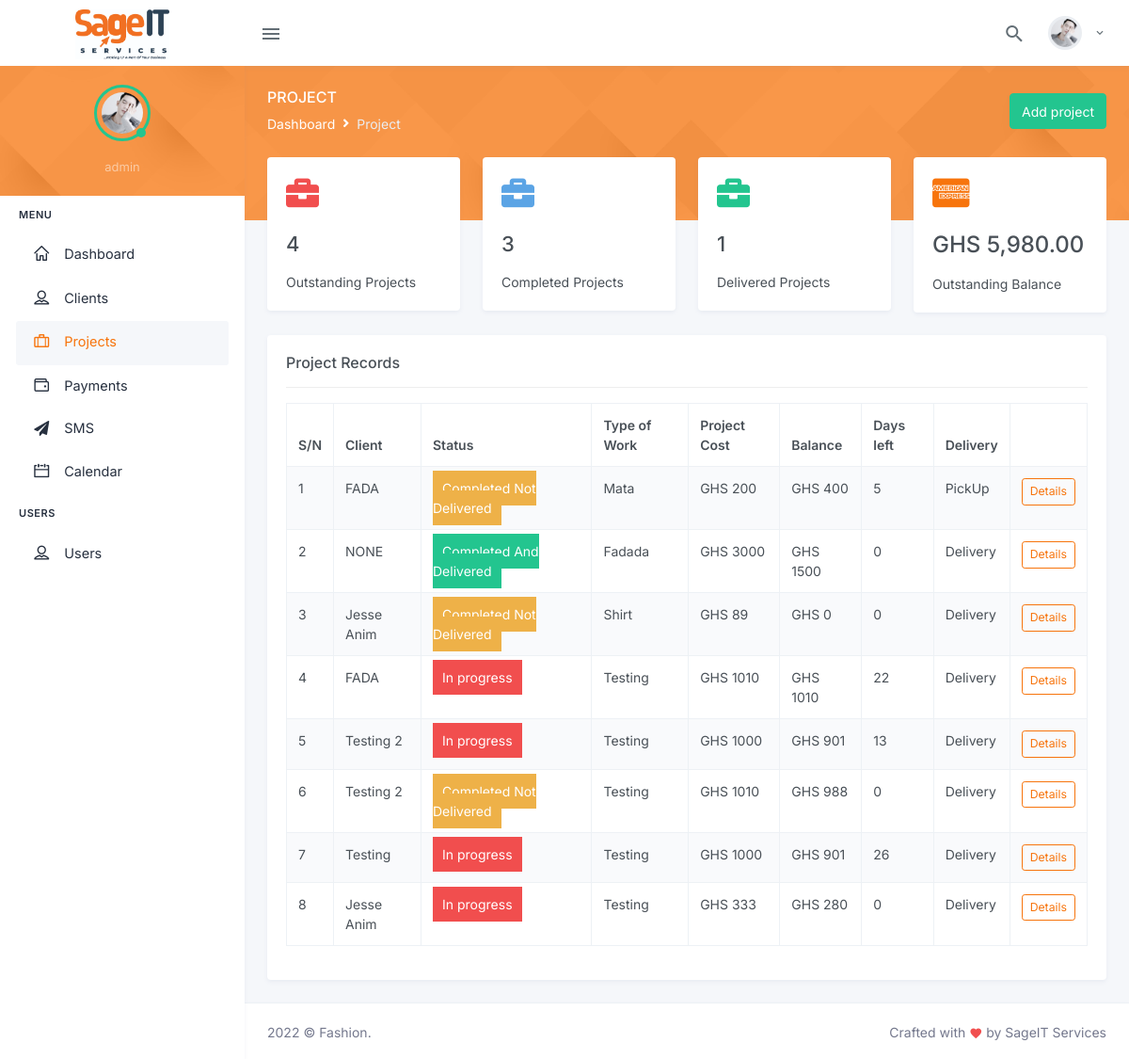
/project.php (signed in), run on an earlier commit of the app's database.
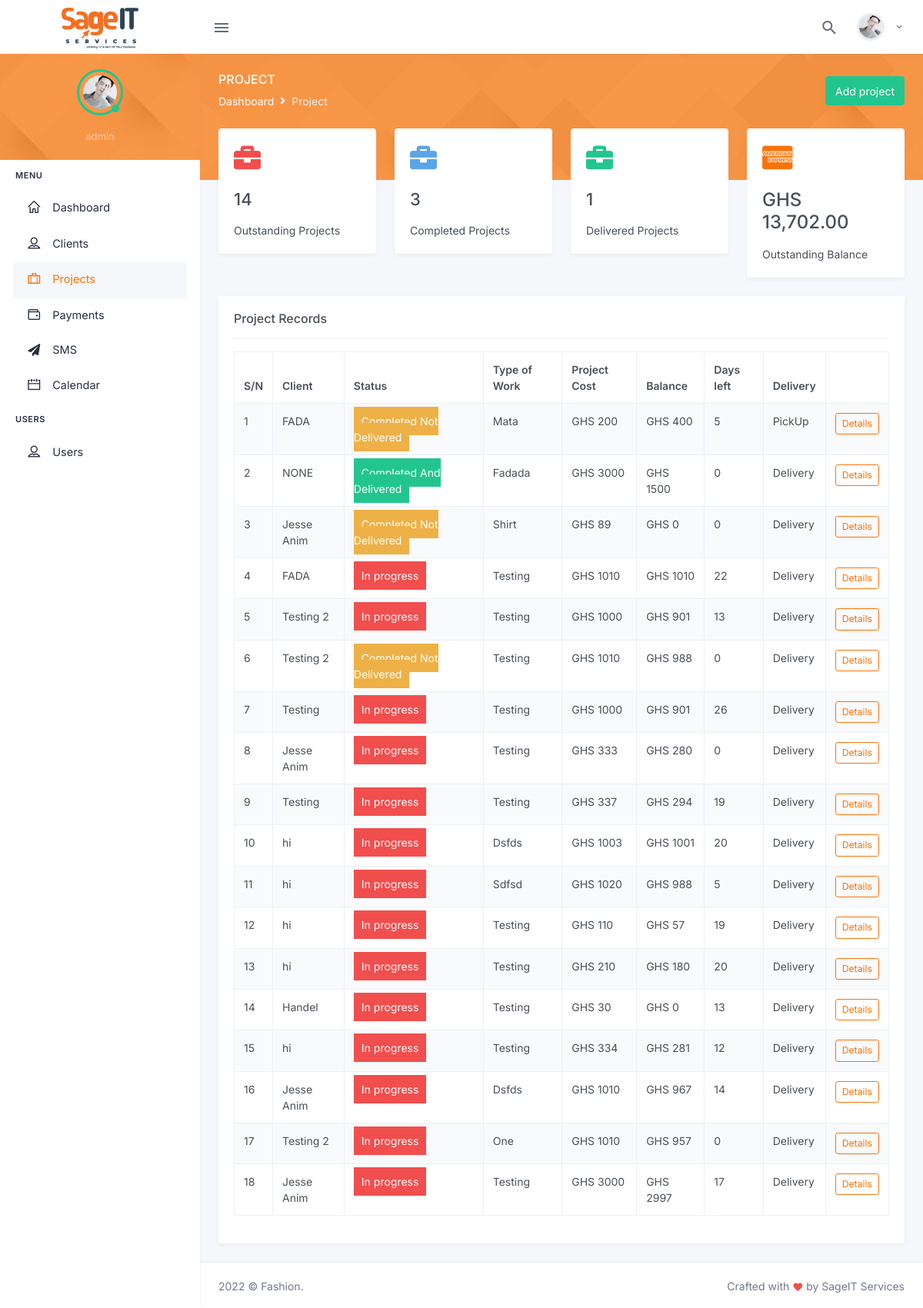
And on a later commit of the database.
### tables this page shows
CREATE TABLE `projects` (
  `project_id` bigint(25) NOT NULL,
  `customer_id` bigint(30) NOT NULL,
  `client` varchar(255) NOT NULL,
  `status` int(11) NOT NULL DEFAULT 0,
  `type_of_work` varchar(255) NOT NULL,
  `description` varchar(255) NOT NULL,
  `type_of_fabric` varchar(255) NOT NULL,
  `sewing_charges` varchar(255) NOT NULL,
  `delivery_charges` varchar(255) NOT NULL,
  `project_cost` varchar(255) NOT NULL,
  `advance_payment` varchar(255) NOT NULL,
  `balance` varchar(255) NOT NULL,
  `start_date` date NOT NULL,
  `end_date` date NOT NULL,
  `days_to_complete` varchar(255) NOT NULL,
  `mode_of_delivery` varchar(255) NOT NULL,
  `delivery_location` varchar(255) NOT NULL,
  `temp_img_upload_id` int(11) NOT NULL DEFAULT 0,
  `added_by` varchar(255) NOT NULL
);

CREATE TABLE `clients` (
  `client_id` bigint(25) NOT NULL,
  `customer_id` int(25) DEFAULT NULL,
  `full_name` varchar(255) NOT NULL,
  `phone_number_1` varchar(255) NOT NULL,
  `phone_number_2` varchar(255) NOT NULL,
  `residential_address` varchar(255) NOT NULL,
  `email` varchar(255) NOT NULL,
  `gender` varchar(255) NOT NULL,
  `male_trouser_waist` varchar(255) DEFAULT NULL,
  `male_trouser_seat` varchar(255) DEFAULT NULL,
  `male_trouser_thigh` varchar(255) DEFAULT NULL,
  `male_trouser_knee` varchar(255) DEFAULT NULL,
  `male_trouser_bass` varchar(255) DEFAULT NULL,
  `male_trouser_lenght` varchar(255) DEFAULT NULL,
  `male_shirt_chest` varchar(255) DEFAULT NULL,
  `male_shirt_back` varchar(255) DEFAULT NULL,
  `male_shirt_short_sleeve` varchar(255) DEFAULT NULL,
  `male_shirt_long_sleeve` varchar(255) DEFAULT NULL,
  `male_shirt_around_arm` varchar(255) DEFAULT NULL,
  `male_shirt_cuff` varchar(255) DEFAULT NULL,
  `male_shirt_lenght` varchar(255) DEFAULT NULL,
  `male_agbada_back` varchar(255) DEFAULT NULL,
  `male_agbada_length` varchar(255) DEFAULT NULL,
  `female_skirt_waist` varchar(255) DEFAULT NULL,
  `female_skirt_hip` varchar(255) DEFAULT NULL,
  `female_skirt_knee` varchar(255) DEFAULT NULL,
  `female_skirt_waist_hip` varchar(255) DEFAULT NULL,
  `female_skirt_waist_knee` varchar(255) DEFAULT NULL,
  `female_skirt_skirt_lenght` varchar(255) DEFAULT NULL,
  `female_dress_bust` varchar(255) DEFAULT NULL,
  `female_dress_under_bust` varchar(255) DEFAULT NULL,
  `female_dress_waist` varchar(255) DEFAULT NULL,
  `female_dress_shoulder` varchar(255) DEFAULT NULL,
  `female_dress_shoulder_nipple` varchar(255) DEFAULT NULL,
  `female_dress_shoulder_under_bust` varchar(255) DEFAULT NULL,
  `female_dress_shoulder_waist` varchar(255) DEFAULT NULL,
  `female_dress_nipple_nipple` varchar(255) DEFAULT NULL,
  `female_dress_shoulder_hip` varchar(255) DEFAULT NULL,
  `female_dress_shoulder_knee` varchar(255) DEFAULT NULL,
  `female_dress_top_lenght` varchar(255) DEFAULT NULL,
  `female_dress_lenght` varchar(255) DEFAULT NULL,
  `female_trouser_waist` varchar(255) DEFAULT NULL,
  `female_trouser_seat` varchar(255) DEFAULT NULL,
  `female_trouser_thigh` varchar(255) DEFAULT NULL,
  `female_trouser_knee` varchar(255) DEFAULT NULL,
  `female_trouser_bass` varchar(255) DEFAULT NULL,
  `female_trouser_lenght` varchar(255) DEFAULT NULL,
  `added_by` varchar(255) DEFAULT NULL,
  `created_on` timestamp NULL DEFAULT current_timestamp(),
  `updated_on` datetime DEFAULT NULL
);

### helpers/counter_functions.php (called while the page is built, shortened)
<?php
   function count_total_projects($connect, $_customerId, $status){
        $query = "SELECT * FROM projects WHERE status = :s AND customer_id = :id";
        $statement = $connect->prepare($query);
        $statement->execute(
             array(
                  ":s" => $status,
                  ":id" => $_customerId
             )
        );
        $count = $statement->rowCount();
        return $count;
   }
function outstanding_balance($connect, $_customerId){
     $query = "SELECT SUM(balance) as total FROM projects WHERE customer_id = :id";
     $statement = $connect->prepare($query);
     $statement->execute(
          array(
               ":id" => $_customerId
          )
     );
     $result = $statement->fetch();
     return $result['total'];
}
?>

### helpers/functions.php (called while the page is built, shortened)
    <?php
function getClientName($connect, $client_id)
{
    $query = "SELECT * FROM clients WHERE client_id = :client_id";
    $statement = $connect->prepare($query);
    $statement->execute(
        array(
            ":client_id"         =>    $client_id,
        )
    );
    $result = $statement->fetch();
    return empty($result['full_name']) ? 'NONE' : $result['full_name'];
}
function moneyFormat($amount){
    return 'GHS ' . number_format($amount, 2);
}
?>

### project.php (the view, shortened to what the changed rows need)
<?php
    require_once 'database/config.php';
    include_once 'helpers/counter_functions.php';
    include_once 'helpers/functions.php';
    $customer_id = $_SESSION['customer_id'];
?>
            <div class="main-content">
                <div class="page-content">
                    <div class="container-fluid">
                        <div class="page-content-wrapper">
                            <div class="row">
                                <div class="col-xl-3">
                                   <div class="card">
                                       <div class="card-body">
                                            <i class="fas fa-briefcase text-danger h1"></i>
                                            <h3 class="mt-3 font-size-22"><?= count_total_projects($connect, $customer_id, 0)?></h3>
                                            <div class="mt-3">
                                                <p class="mb-0">Outstanding Projects</p>
                                            </div>
                                       </div>
                                   </div>
                                </div>
                                <div class="col-xl-3">
                                    <div class="card">
                                        <div class="card-body">
                                             <i class="fab fa-cc-amex text-primary h1"></i>
                                             <h3 class="mt-3 font-size-24"><?= moneyFormat(outstanding_balance($connect, $customer_id)); ?></h3>
                                             <div class="mt-3">
                                                <div class="mt-3">
                                             </div>
                                             </div>
                                        </div>
                                    </div>
                                </div>
                            </div>
                            <div class="row">
                                <div class="col-12">
                                    <div class="card">
                                        <div class="card-body">
                                                <?php
                                                    $query = "SELECT * FROM projects WHERE customer_id = :customer_id";
                                                    $statement = $connect->prepare($query);
                                                    $statement->execute(
                                                        array(
                                                            ':customer_id' => $customer_id
                                                        )
                                                    );
                                                    $count = $statement->rowCount();
                                                    $rows = $statement->fetchAll(PDO::FETCH_ASSOC);
                                                    $i = 1;
                                                    if ($count > 0 && !empty($rows)) { ?>
                                            <table id="datatable-buttons" class="table table-striped table-bordered dt-responsive nowrap" style="border-collapse: collapse; border-spacing: 0; width: 100%;">
                                                <thead>
                                                <tr>
                                                    <th>S/N</th>
                                                    <th>Client</th>
                                                    <th>Status</th>
                                                    <th>Type of Work</th>
                                                    <th>Project Cost</th>
                                                    <th>Balance</th>
                                                    <th>Days left</th>
                                                    <th>Delivery</th>
                                                    <th></th>
                                                </tr>
                                                </thead>
                                                <tbody>
                                                    <?php foreach ($rows as $result) { ?>
                                                <tr>
                                                    <td><?= $i ?></td>
                                                    <td><?= getClientName($connect, $result['client']) ?></td>
                                                    <td>
                                                        <?php
                                                            if($result['status'] == 0){?>
                                                                <span class="bg-danger text-white" style="padding: 10px">In progress</apan>
                                                            <?php
                                                            }
                                                            else if($result['status'] == 1){?>
                                                                <span class="bg-warning text-white" style="padding: 10px">Completed Not Delivered</apan>
                                                            <?php
                                                            }
                                                            else{?>
                                                                <span class="bg-success text-white" style="padding: 10px">Completed And Delivered</apan>
                                                            <?php
                                                            }
                                                        ?>
                                                    </td>
                                                    <td><?= ucwords($result['type_of_work']) ?></td>
                                                    <td>GHS <?= $result['project_cost'] == "" ? 0 : ucwords($result['project_cost']) ?></td>
                                                    <td>GHS <?= $result['balance'] == "" ? 0 : ucwords($result['balance']) ?></td>
                                                    <td><?= $result['days_to_complete'] == "" ? 0 : $result['days_to_complete'] ?></td>
                                                    <td><?= ucwords($result['mode_of_delivery']) ?></td>
                                                    <td>
                                                        <a href="project-details.php?ref=<?= $result['project_id']?>" class="btn btn-sm btn-outline-primary">Details</a>
                                                    </td>
                                                </tr>
                                                 <?php $i++;
                                     } ?>
                                                </tbody>
                                            </table>
                                            <?php } ?>
                                        </div>
                                    </div>
                                </div>
                            </div>
                        </div>
                    </div>
                </div>
                 <?php include_once 'partials/footer.php'; ?>

What changed in the data, as far as the page shows it:
added projects: client.full_name "Testing", status "In progress", type_of_work "Testing", project_cost "337", balance "294", days_to_complete "19", mode_of_delivery "Delivery"
added projects: client.full_name "hi", status "In progress", type_of_work "Dsfds", project_cost "1003", balance "1001", days_to_complete "20", mode_of_delivery "Delivery"
added projects: client.full_name "hi", status "In progress", type_of_work "Sdfsd", project_cost "1020", balance "988", days_to_complete "5", mode_of_delivery "Delivery"
added projects: client.full_name "hi", status "In progress", type_of_work "Testing", project_cost "110", balance "57", days_to_complete "19", mode_of_delivery "Delivery"
added projects: client.full_name "hi", status "In progress", type_of_work "Testing", project_cost "210", balance "180", days_to_complete "20", mode_of_delivery "Delivery"
added projects: client.full_name "Handel", status "In progress", type_of_work "Testing", project_cost "30", balance "0", days_to_complete "13", mode_of_delivery "Delivery"
added projects: client.full_name "hi", status "In progress", type_of_work "Testing", project_cost "334", balance "281", days_to_complete "12", mode_of_delivery "Delivery"
added projects: client.full_name "Jesse Anim", status "In progress", type_of_work "Dsfds", project_cost "1010", balance "967", days_to_complete "14", mode_of_delivery "Delivery"
added projects: client.full_name "Testing 2", status "In progress", type_of_work "One", project_cost "1010", balance "957", days_to_complete "0", mode_of_delivery "Delivery"
added projects: client.full_name "Jesse Anim", status "In progress", type_of_work "Testing", project_cost "3000", balance "2997", days_to_complete "17", mode_of_delivery "Delivery"
Also different on the page:
count_total_projects($connect, $customer_id, 0): "4" → "14"
moneyFormat(outstanding_balance($connect, $customer_id)): "GHS 5,980.00" → "GHS 13,702.00"
